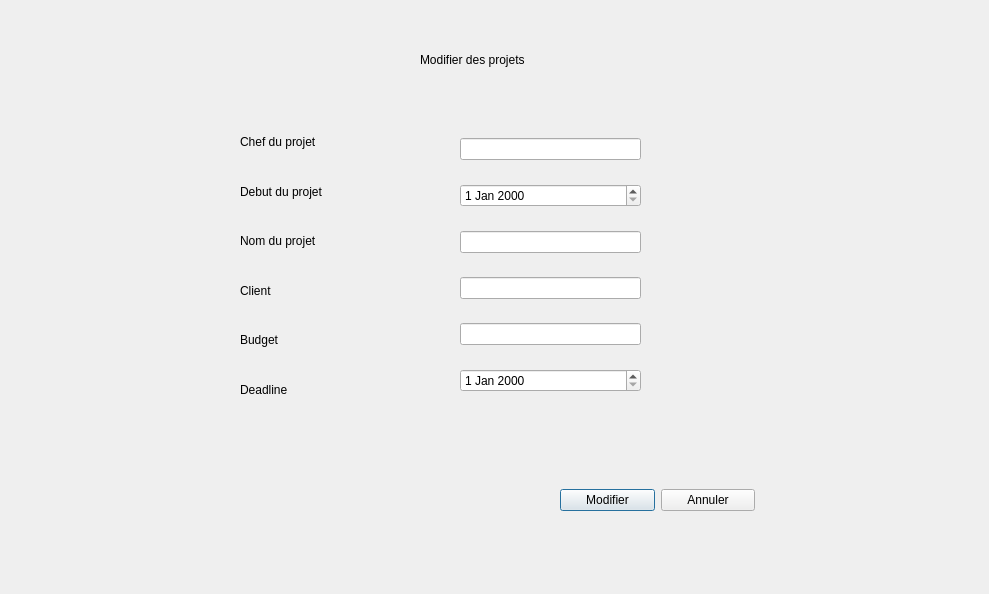
<?xml version="1.0" encoding="UTF-8"?>
<ui version="4.0">
 <class>modifierprojet</class>
 <widget class="QDialog" name="modifierprojet">
  <property name="geometry">
   <rect>
    <x>0</x>
    <y>0</y>
    <width>989</width>
    <height>594</height>
   </rect>
  </property>
  <property name="windowTitle">
   <string>Dialog</string>
  </property>
  <widget class="QWidget" name="horizontalLayoutWidget">
   <property name="geometry">
    <rect>
     <x>560</x>
     <y>460</y>
     <width>195</width>
     <height>80</height>
    </rect>
   </property>
   <layout class="QHBoxLayout" name="horizontalLayout">
    <item>
     <widget class="QPushButton" name="pushButton_2">
      <property name="text">
       <string>Modifier</string>
      </property>
     </widget>
    </item>
    <item>
     <widget class="QPushButton" name="pushButton">
      <property name="text">
       <string>Annuler</string>
      </property>
     </widget>
    </item>
   </layout>
  </widget>
  <widget class="QLabel" name="label">
   <property name="geometry">
    <rect>
     <x>420</x>
     <y>50</y>
     <width>181</width>
     <height>20</height>
    </rect>
   </property>
   <property name="text">
    <string>Modifier des projets</string>
   </property>
  </widget>
  <widget class="QWidget" name="verticalLayoutWidget_2">
   <property name="geometry">
    <rect>
     <x>460</x>
     <y>120</y>
     <width>181</width>
     <height>291</height>
    </rect>
   </property>
   <layout class="QVBoxLayout" name="verticalLayout_2">
    <item>
     <widget class="QLineEdit" name="lineEdit"/>
    </item>
    <item>
     <widget class="QDateEdit" name="dateEdit"/>
    </item>
    <item>
     <widget class="QLineEdit" name="lineEdit_2"/>
    </item>
    <item>
     <widget class="QLineEdit" name="lineEdit_3"/>
    </item>
    <item>
     <widget class="QLineEdit" name="lineEdit_4"/>
    </item>
    <item>
     <widget class="QDateEdit" name="dateEdit_2"/>
    </item>
   </layout>
  </widget>
  <widget class="QWidget" name="verticalLayoutWidget">
   <property name="geometry">
    <rect>
     <x>240</x>
     <y>120</y>
     <width>181</width>
     <height>291</height>
    </rect>
   </property>
   <layout class="QVBoxLayout" name="verticalLayout">
    <item>
     <widget class="QLabel" name="label_3">
      <property name="text">
       <string>Chef du projet</string>
      </property>
     </widget>
    </item>
    <item>
     <widget class="QLabel" name="label_6">
      <property name="text">
       <string>Debut du projet</string>
      </property>
     </widget>
    </item>
    <item>
     <widget class="QLabel" name="label_2">
      <property name="text">
       <string>Nom du projet</string>
      </property>
     </widget>
    </item>
    <item>
     <widget class="QLabel" name="label_5">
      <property name="text">
       <string>Client</string>
      </property>
     </widget>
    </item>
    <item>
     <widget class="QLabel" name="label_4">
      <property name="text">
       <string>Budget</string>
      </property>
     </widget>
    </item>
    <item>
     <widget class="QLabel" name="label_7">
      <property name="text">
       <string>Deadline</string>
      </property>
     </widget>
    </item>
   </layout>
  </widget>
 </widget>
 <resources/>
 <connections/>
</ui>
